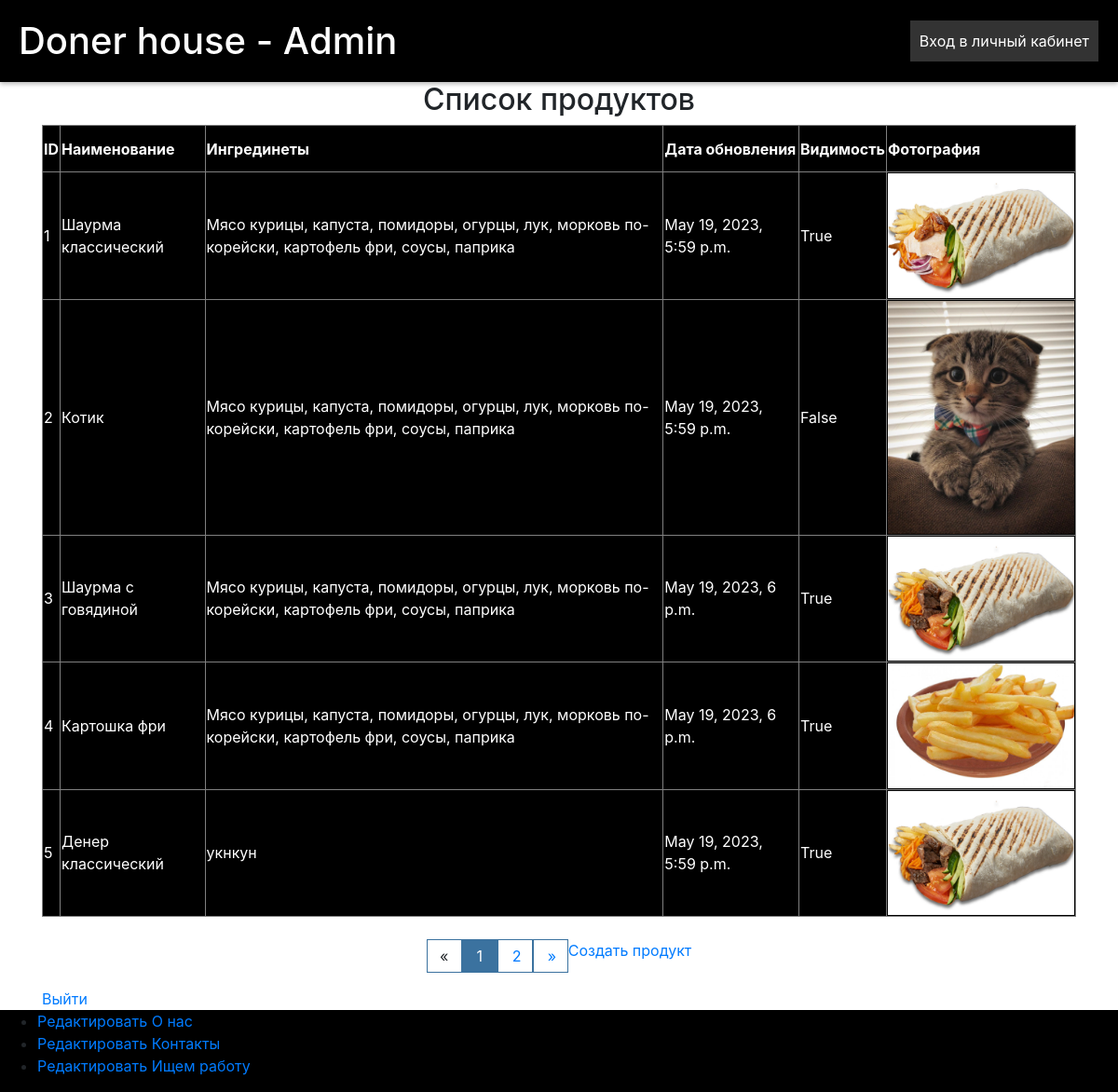
/company/list_food/, run on the app's committed database.
### company/models.py (models this page shows)
class Food(models.Model):
    name = models.CharField(max_length=128, blank=False, null=False)
    ingredients = models.CharField(max_length=128, blank=False, null=False)
    date_create = models.DateTimeField(auto_now_add=True)
    date_update = models.DateTimeField(auto_now=True)
    visibility = models.BooleanField(default=True)
    photo = models.ImageField(upload_to='food_photos/')
    category = models.ForeignKey(FoodCategory, blank=False, null=False, on_delete=models.CASCADE)
    mini = models.IntegerField(blank=True, null=True, default=0)
    mini_gram = models.IntegerField(blank=True, null=True, default=0)
    medium = models.IntegerField(blank=False, null=False, default=0)
    medium_gram = models.IntegerField(blank=True, null=True, default=0)
    mega = models.IntegerField(blank=True, null=True, default=0)
    mega_gram = models.IntegerField(blank=True, null=True, default=0)
    value = models.CharField(max_length=128, choices=UNIT_CHOICES, blank=False, null=False,
                             default=GRAMS)  # грамм литр, миллитров

### company/views.py (the view)
# urls.py: path('list_food/', FoodListView.as_view(), name='list_food_admin'),
class FoodListView(View):
    def get(self, request):
        foods = Food.objects.all()
        """Пагинация по всем категориям"""
        page = request.GET.get('page', 1)
        paginator = Paginator(foods, 5)
        foods = paginator.get_page(page)
        try:
            foods = paginator.page(page)
        except PageNotAnInteger:
            foods = paginator.page(1)
        except EmptyPage:
            foods = paginator.page(paginator.num_pages)
        context = {
            "message":"Список продуктов",
            "foods":foods
        }
        return  render(request, 'company/list_foods.html', context=context)

### templates/company/list_foods.html (shortened to what this page needs)
{% extends '../company/company.html' %}
{% block content %}
    <link
            rel="stylesheet"
            href="https://cdn.jsdelivr.net/npm/bootstrap@4.5.3/dist/css/bootstrap.min.css"
    >
    <link rel="stylesheet" type="text/css" href="../../static/company/for_table_style.css">
    <div class="container">
        <div class="row">
            <div class="col-md-12 d-flex justify-content-center">
                <h2>{{ message }}</h2>
            </div>
        </div>
        <div class="row">
            <div class="col-md-12">
                <table class="userslist" border="1" width="100%">
                    <tr>
                        <th>ID</th>
                        <th>Наименование</th>
                        <th>Ингрединеты</th>
                        <th>Дата обновления</th>
                        <th>Видимость</th>
                        <th>Фотография</th>
                    </tr>
                    {% for food in foods %}
                        <tbody class="">
                        <tr onclick="window.location.href = '/company/food/detail/{{ food.id }}/'; return false ">
                            <td>{{ food.id }}</td>
                            <td>{{ food.name }}</td>
                            <td>{{ food.ingredients }}</td>
                            <td>{{ food.date_update }}</td>
                            <td>{{ food.visibility }}</td>
                            <td><img width="200" src="{{ food.photo.url }}"></td>
                        </tr>
                        </tbody>
                    {% endfor %}
                </table>
            </div>
        </div>
        <div class="row">
            <div class="col-md-12">&nbsp;</div>
        </div>
        <div class="row">
            <div class="col-md-12 d-flex justify-content-center">
                <div class="block-pagination">
                    {% if foods.has_other_pages %}
                        <ul class="pagination">
                            {% if foods.has_previous %}
                                <li><a href="?page={{ foods.previous_page_number }}">&laquo;</a></li>
                            {% else %}
                                <li class="disabled"><span>&laquo;</span></li>
                            {% endif %}
                            {% for i in foods.paginator.page_range %}
                                {% if foods.number == i %}
                                    <li class="active" style="background: #3b729f;">
                                    <span style="color: #FFFFFF;">
                                        {{ i }} <span class="sr-only">(current)</span>
                                    </span>
                                    </li>
                                {% else %}
                                    <li><a href="?page={{ i }}">{{ i }}</a></li>
                                {% endif %}
                            {% endfor %}
                            {% if foods.has_next %}
                                <li><a href="?page={{ foods.next_page_number }}">&raquo;</a></li>
                            {% else %}
                                <li class="disabled"><span>&raquo;</span></li>
                            {% endif %}
                        </ul>
                    {% endif %}
                </div>
                <a class="href-btn" href="/company/create_food/">Создать продукт</a>
            </div>
        </div>
        <a class="href-btn" href="/company/">Выйти</a>
    </div>
{% endblock %}

### templates/company/company.html (shortened to what this page needs)
<!DOCTYPE html>
<html lang="en">
<head>
    <link rel="stylesheet" type="text/css" href="../../static/company/main_style.css">
    <link rel="stylesheet" type="text/css" href="../../static/company/company_style.css">
    <link
            rel="stylesheet"
            href="https://cdn.jsdelivr.net/npm/bootstrap@4.5.3/dist/css/bootstrap.min.css"
    >
</head>
<body>
<header class="header" style="background: black">
    <a href="/company">
        <h1 style="color: white">Doner house - Admin</h1>
    </a>
    {% if user.is_authenticated %}
        <h4 style="color: white">Приветствуем, {{ user }}</h4>
        <a class="register-btn" href="/register/logout">Выход из аккаунта</a>
    {% else %}
        <a class="register-btn" href="/company/admin_login/">Вход в личный кабинет</a>
    {% endif %}
</header>
{% block content %}{% endblock %}
<footer style="background: black;">
    <ul>
        <li><a class="a_end" href="#">Редактировать О нас</a></li>
        <li><a class="a_end" href="#">Редактировать Контакты</a></li>
        <li><a class="a_end" href="/company/upload_employee/">Редактировать Ищем работу</a></li>
    </ul>
</footer>
</body>
</html>

### staticfiles/company/main_style.css (style rules this page uses)
html, body { margin: 0; padding: 0; width: 100%; height: 100%; }
body { display: flex; flex-direction: column; min-height: 100vh; }
.header { background-color: black; box-shadow: 0px 2px 5px rgba(0, 0, 0, 0.3); padding: 20px; display: flex; justify-content: space-between; align-items: center; }
.header a { text-decoration: none; color: white; }
.header h1 { margin: 0; }
.register-btn { text-decoration: none; background-color: #333333; border: 1px solid black; padding: 10px; cursor: pointer; font-size: 16px; color: white; }

### static/company/for_table_style.css (style rules this page uses)
.userslist tbody tr { background: black; color: #ffffff; height: 50px; cursor: pointer; }
.userslist tbody tr { transition: all 0.5s ease }
.block-pagination ul li { padding: 5px; border: 1px solid #3b729f; width: 38px; text-align: center; }
.block-pagination ul li a { padding: 8px 12px 8px 10px; }

### data on the page
Food: id "1", name "Шаурма классический", ingredients "Мясо курицы, капуста, помидоры, огурцы, лук, морковь по-корейски, картофель фри, соусы, паприка", date_update "May 19, 2023, 5:59 p.m.", visibility "True", photo (picture)
Food: id "2", name "Котик", ingredients "Мясо курицы, капуста, помидоры, огурцы, лук, морковь по-корейски, картофель фри, соусы, паприка", date_update "May 19, 2023, 5:59 p.m.", visibility "False", photo (picture)
Food: id "3", name "Шаурма с говядиной", ingredients "Мясо курицы, капуста, помидоры, огурцы, лук, морковь по-корейски, картофель фри, соусы, паприка", date_update "May 19, 2023, 6 p.m.", visibility "True", photo (picture)
Food: id "4", name "Картошка фри", ingredients "Мясо курицы, капуста, помидоры, огурцы, лук, морковь по-корейски, картофель фри, соусы, паприка", date_update "May 19, 2023, 6 p.m.", visibility "True", photo (picture)
Food: id "5", name "Денер классический", ingredients "укнкун", date_update "May 19, 2023, 5:59 p.m.", visibility "True", photo (picture)

### other printed values
{{ message }} "Список продуктов"
{{ i }} "1"
{{ i }} "2"
